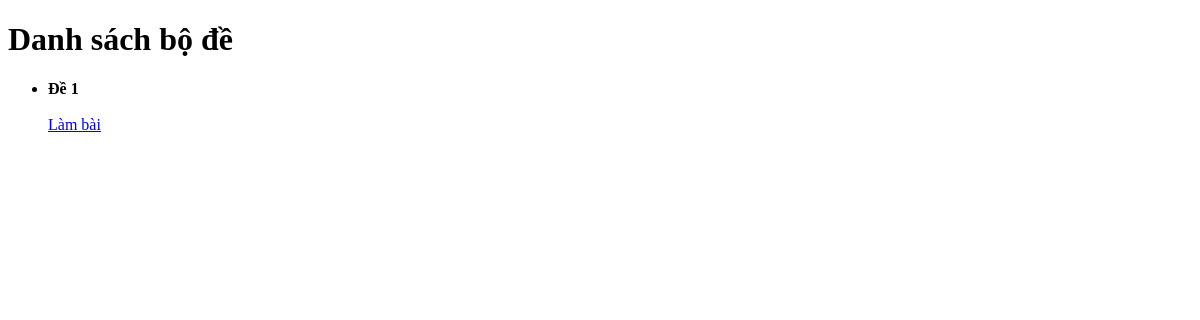
/, run on an earlier commit of the app's database.
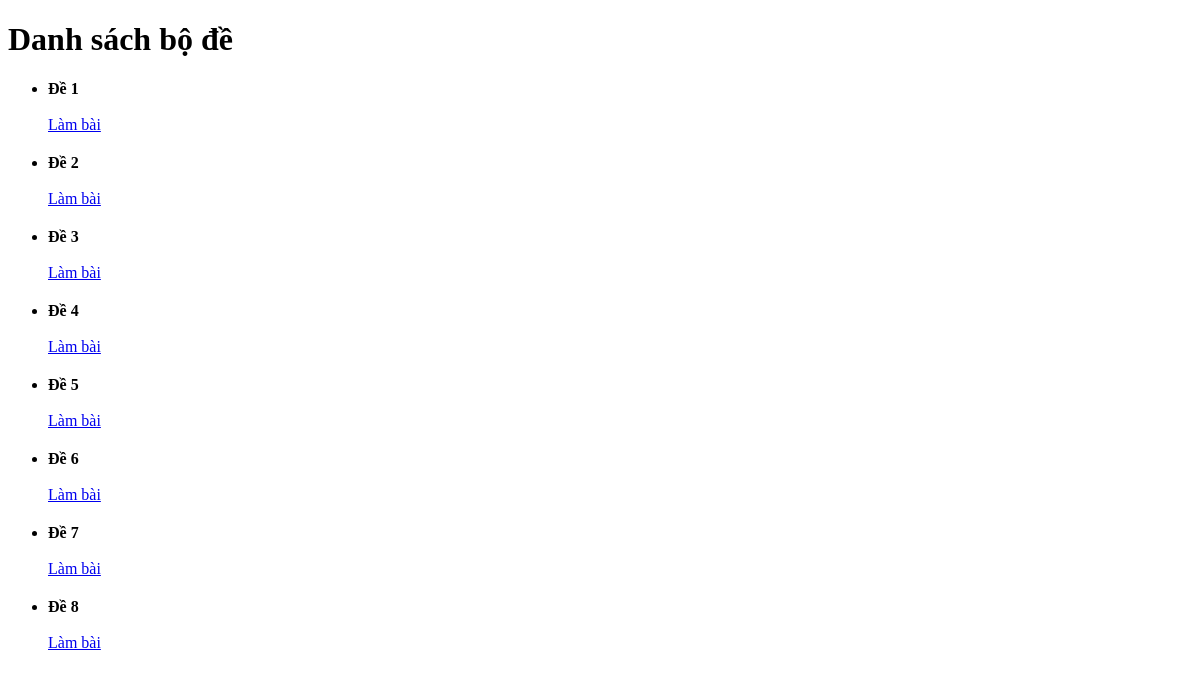
And on a later commit of the database.
### list_exam/models.py (models this page shows, shortened)
class Exam(models.Model):
    title = models.CharField(max_length=200)
    description = models.TextField(blank=True, null=True)
    created_at = models.DateTimeField(auto_now_add=True)

### list_exam/views.py (the view)
# urls.py: path('', views.list_exam, name='list_exam'),
def list_exam(request):
    request.session['score'] = 0
    exams = Exam.objects.all()
    return render(request, 'list_exam/list_exam.html', {'exams': exams})

### templates/list_exam/list_exam.html (shortened to what this page needs)
<!DOCTYPE html>
<html>
<head>
</head>
<body>
    <h1>Danh sách bộ đề</h1>
    <ul>
        {% for exam in exams %}
            <li  style="margin-top: 20px">
                <strong>{{ exam.title }}</strong><br>
                {{ exam.description }}<br>
                <a href="{% url 'start_exam' exam.id %}">Làm bài</a>
            </li>
        {% empty %}
            <li>Chưa có bộ đề nào.</li>
        {% endfor %}
    </ul>
</body>
</html>

What changed in the data, as far as the page shows it:
added Exam: title "Đề 2"
added Exam: title "Đề 3"
added Exam: title "Đề 4"
added Exam: title "Đề 5"
added Exam: title "Đề 6"
added Exam: title "Đề 7"
added Exam: title "Đề 8"
